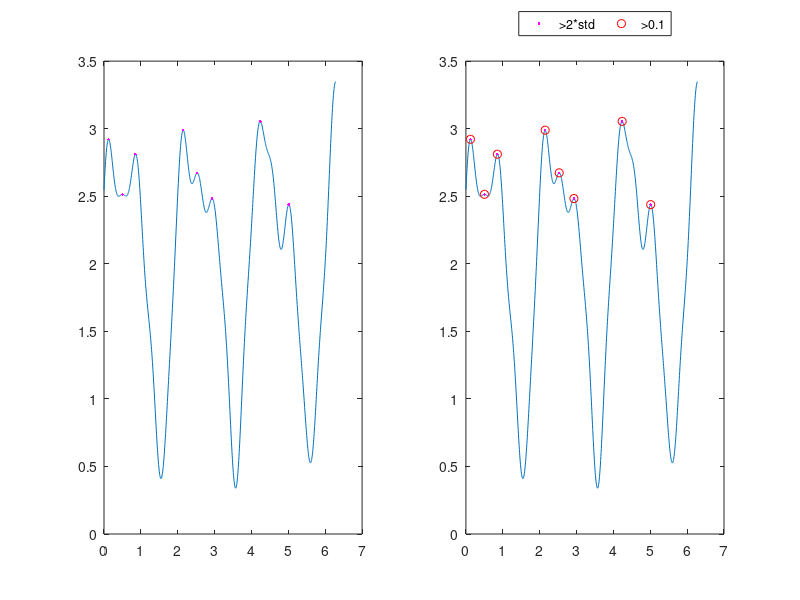

The MATLAB source for this figure:
t = 2*pi*linspace(0,1,1024)';
 y = sin(3.14*t) + 0.5*cos(6.09*t) + 0.1*sin(10.11*t+1/6) + 0.1*sin(15.3*t+1/3);

 y = y + 2;
 
 data1 = abs(y); # Positive values
 [pks idx] = findpeaks(data1);

 data2 = y; # Double-sided
 [pks2 idx2] = findpeaks(data2);
 [pks3 idx3] = findpeaks(data2,"MinPeakHeight",0.5);

 subplot(1,2,1)
 plot(t,data1,t(idx),data1(idx),'.m')
 subplot(1,2,2)
 plot(t,data2,t(idx2),data2(idx2),".m;>2*std;",t(idx3),data2(idx3),"or;>0.1;")
 legend("Location","NorthOutside","Orientation","horizontal")